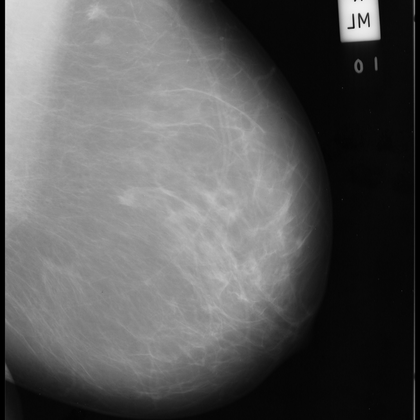
%> input picture mias/mdb144.pgm, 420 x 420 px, shrunk from 1024 x 1024 before the run
$ octave new.m   (GNU Octave 9; MATLAB toolbox functions it lacks are replaced by stand-ins)
%> lines starting %> are read from the running program, lines starting %| are printed output that depends on the picture
### PSMF.m
%%

function Y = PSMF(x)
x = double(x);
WF = 3; ND = 3;T = 40;a = 65;b = -50;
M = medfilt2(x,[7 7]);
N = abs(x - M);
N(N>T)=0;
N = N ~= 0;
N = double(N);
R = sum(N(:))/(size(x,1) * size(x,2));
if R <= 0.25
    WD = 5;
else
    WD = 7;
end
TD = a + (b * R);
z = IMPDET(x,ND,WD,TD);
Y = NF(x,z,WF);

%% Impulse Detection
function F1 = IMPDET(x,ND,WD,TD)
X = x;
M = medfilt2(X,[WD WD]);
D = abs(X - M);
F = zeros(size(x));
F(D>=TD)=1;
F1 = F;
X(F1==F)=X(F1==F);
X(F1~=F)=M(F1~=F);
for i = 1:ND-1
    M = medfilt2(X,[WD WD]);
    F1(abs(X - M)<TD)=F(abs(X - M)<TD);
    F1((X - M)>=TD)=1;
    X(F1==F)=X(F1==F);
    X(F1~=F)=M(F1~=F);
    F = F1;
end
return;

%% Noise Filtering
function Y = NF(x,f,WF)
g = f;
Y = x;
Y1 = Y;
g1 = g;
s = sum(g(:));
while s ~= 0
    M = medfilt2(Y,[WF WF]);
    Y1(g==1)=M(g==1);
    g1(Y~=Y1)=0;
    Y = Y1;
    g = g1;
    s1 = sum(g(:));
    if s1 ~= s
        s = s1;
    else
        s = 0;
    end
end
return;

### nafsm.m
% Noise adaptive fuzzy switching median filter for salt-and-pepper noise

function y = NAFSM(x)

x = padarray(x,[3 3],'replicate');
x = double(x);

M = x;
y =x;

N = zeros(size(x));
N(x~=0 & x~=255) = 1;

smax = 3;

[xlen ylen] =size(x);
T1 =10;
T2 = 30;


for i=4:1:xlen-3
    for j=4:1:ylen-3

        if N(i,j) == 0
            s = 1;
            g = N(i-s:i+s,j-s:j+s);

            while sum(g(:)<1) && s<smax
                s = s+1;
                g = N(i-s:i+s,j-s:j+s);
            end % while

            if s<=smax && sum(g(:)>0)

               clear tmp;
               tmp = x(i-s:i+s,j-s:j+s);
               tmp = tmp(g(:)==1);

               M(i,j) = median(tmp(:));

            else

               M(i,j) = median([x(i-1,j-1),x(i,j-1),x(i+1,j-1),x(i-1,j)]);

            end % if s>smax

        end % if N(i,j) == 0
    end
end % for i=4:1:xlen-3

for i=4:1:xlen-3
    for j=4:1:ylen-3

        if N(i,j) == 0
            clear tmp;
            tmp = abs(x(i-1:i+1,j-1:j+1)-x(i,j)*ones(3,3));

            d = max(tmp(:));

            if d<T1
                f = 0;
            else
                if d>=T1 && d<T2
                    f = (d-T1)/(T2-T1);
                else
                    f =1;
                end
            end % d<T1

            y(i,j) = (1-f)*x(i,j)+f*M(i,j);
        end %  if N(i,j) == 0

    end
end % for i=4:1:xlen-3

y = uint8(y(4:xlen-3,4:ylen-3));

### new.m
clear all
close all
x=imread('G:\aami_project\mias\mdb144.pgm');
%> x is the input picture: size 420x420 uint8; min 0, max 244, mean 91.5
isp=imnoise(x,'salt & pepper',0.50);
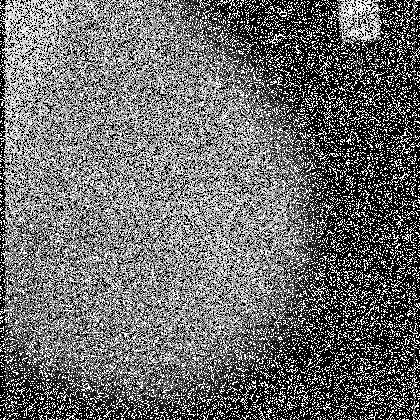
%> isp: size 420x420 uint8; min 0, max 255, mean 109.6
b=medfilt2(isp,[7,7]);
 b1=PSMF(isp);
%> in PSMF, `N = N ~= 0;`:
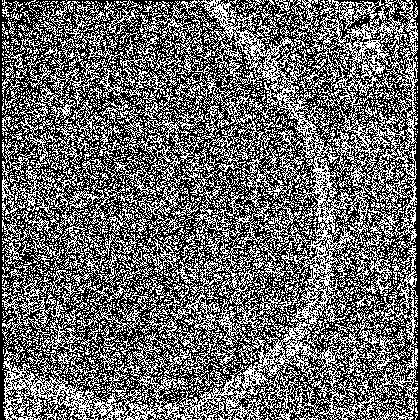
%> N: size 420x420 logical; 41.4% white in thin lines or dots
%> in PSMF, `N = double(N);`: N: size 420x420 double; values 0 (black) and 1 (white), 41.4% white in thin lines or dots
%> in PSMF, `R = sum(N(:))/(size(x,1) * size(x,2));`: R = 0.414
%> in PSMF, `TD = a + (b * R);`: TD = 44.31
%> in IMPDET, `F(D>=TD)=1;`:
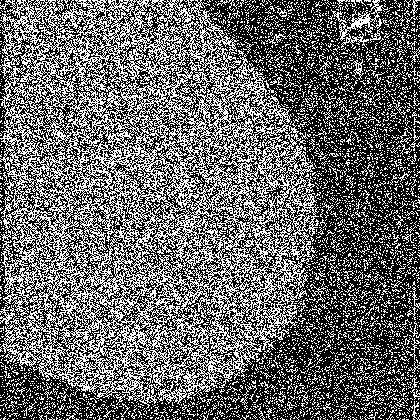
%> F: size 420x420 double; values 0 (black) and 1 (white), 40.7% white in thin lines or dots
%> in NF, `s = sum(g(:));`: s = 71798
%> the loop in NF, `while s ~= 0` made 10 passes
%> (s1, s) on passes 1 to 10: (8311, 8311), (1648, 1648), (587, 587), (346, 346), (291, 291), (270, 270), (258, 258), (251, 251), (250, 250), (250, 0)
%> pass 1, in NF, `g = g1;`:
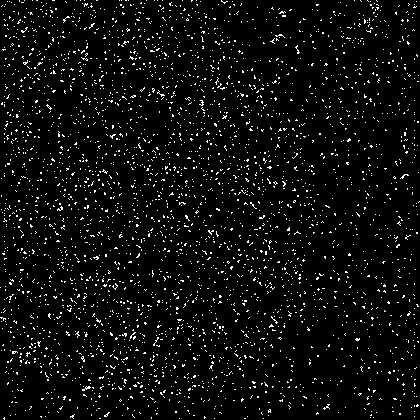
%> g: size 420x420 double; values 0 (black) and 1 (white), 4.7% white in thin lines or dots
%> after the loop in NF, `while s ~= 0`:
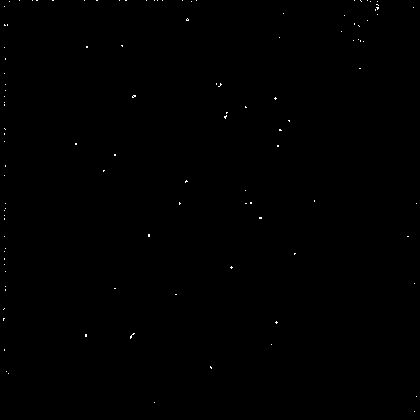
%> g1: size 420x420 double; values 0 (black) and 1 (white), 0.14% white in thin lines or dots
 b2= nafsm(isp);
%> in NAFSM, `x = padarray(x,[3 3],'replicate');`:
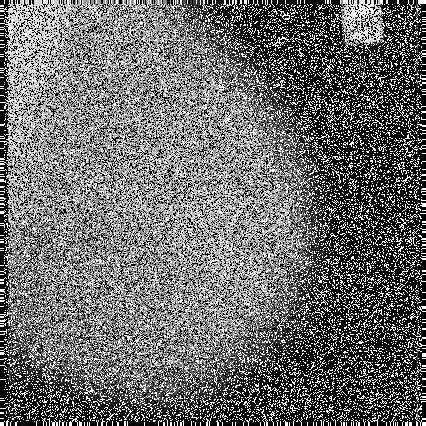
%> x: size 426x426 uint8; min 0, max 255, mean 108.8
%> in NAFSM, `N(x~=0 & x~=255) = 1;`:
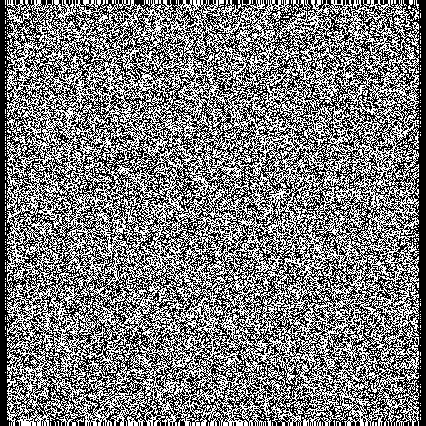
%> N: size 426x426 double; values 0 (black) and 1 (white), 48.4% white in thin lines or dots
%> (the run ends here)
